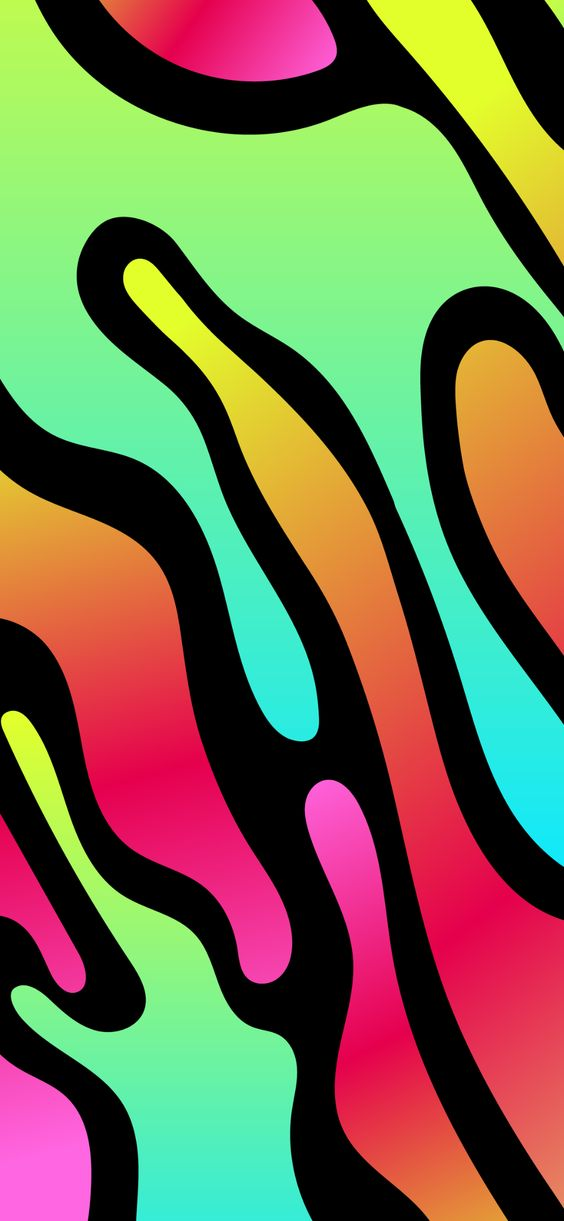
#> input picture Codes/rgb2gray_comb/software/img_rgb.jpg, 564 x 1221 px
$ python rgb2gray.py
#> lines starting #> are read from the running program, lines starting #| are printed output that depends on the picture
from PIL import Image

if __name__ == '__main__':
    rgb = Image.open('img_rgb.jpg')
#> rgb is the input picture: PIL image 564x1221 RGB; mean R, G, B 114.6, 108, 75.9
    xSize, ySize = rgb.size
#> xSize = 564; ySize = 1221
    gray = Image.new('L', (xSize, ySize))
#> gray: PIL image 564x1221 L; every value is 0
    for x in range(xSize):
        for y in range(ySize):
            r, g, b = rgb.getpixel((x, y))
            grayColor = (r + g + b) / 3
            gray.putpixel((x, y), int(grayColor))
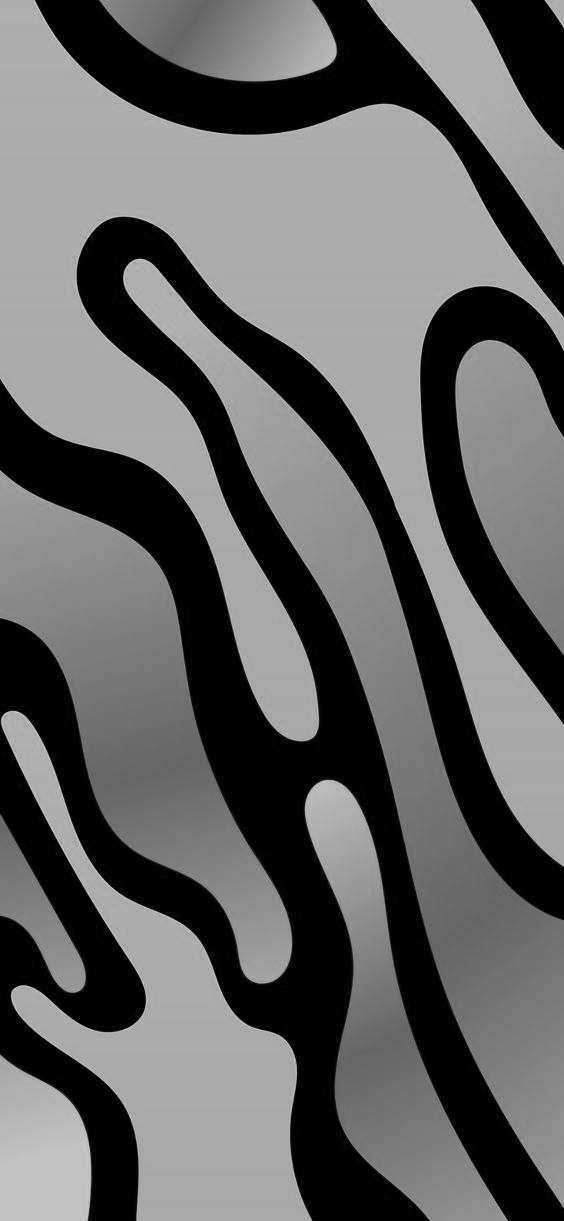
#> gray: PIL image 564x1221 L; min 0, max 208, mean 99.2
    gray.save('img_gray.jpg')
